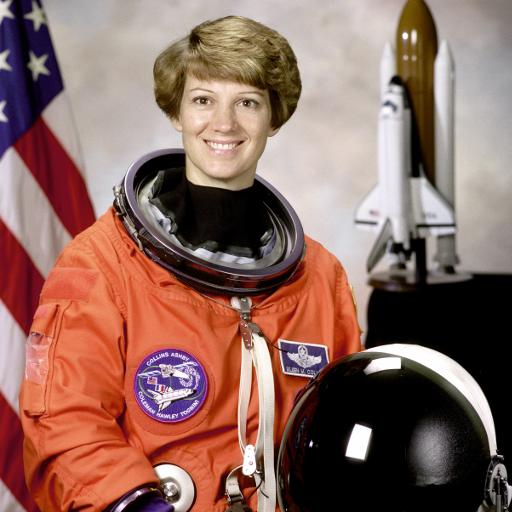
#> input picture testmind/real_images/astronaut.jpg, 512 x 512 px; its folder holds only this picture in this run
$ python visual_comparison.py
#> lines starting #> are read from the running program, lines starting #| are printed output that depends on the picture
#> in create_visual_comparison, img is the input picture: PIL image 512x512 RGB; mean R, G, B 141.6, 105.8, 96.6
"""
Visual Comparison: Original vs Reconstructed from Selected Patches
Show what the image looks like after storage compression
"""

import matplotlib
matplotlib.use('Agg')

import numpy as np
from PIL import Image
import matplotlib.pyplot as plt
from pathlib import Path

class PyramidProcessor:
    def __init__(self):
        self.patch_size = 14
        self.image_size = 224

    def extract_patches(self, image):
        patches = []
        positions = []
        h, w = image.shape[0], image.shape[1]
#> h = 224; w = 224
        for i in range(0, h, self.patch_size):
            for j in range(0, w, self.patch_size):
                patch = image[i:i+self.patch_size, j:j+self.patch_size, :]
                if patch.shape[0] == self.patch_size and patch.shape[1] == self.patch_size:
                    patches.append(patch)
                    positions.append((i, j))
#> after the loop, patches = 256 items; positions = 256 pairs, first value 0 to 210, second value 0 to 210
        return np.array(patches), positions

    def compute_complexity(self, patch):
        gray = 0.299 * patch[:,:,0] + 0.587 * patch[:,:,1] + 0.114 * patch[:,:,2]
        grad_x = np.abs(np.diff(gray, axis=1))
        grad_y = np.abs(np.diff(gray, axis=0))
        return np.mean(grad_x) + np.mean(grad_y)

    def compute_interest_map(self, image):
        patches, positions = self.extract_patches(image)
        grid_size = self.image_size // self.patch_size
        interest_map = np.zeros((grid_size, grid_size))
        for idx, patch in enumerate(patches):
            i = idx // grid_size
            j = idx % grid_size
            interest_map[i, j] = self.compute_complexity(patch)
#> this loop made 256 passes
#> (i, j) on passes 1 to 3: (0, 0), (0, 1), (0, 2)
        return interest_map, patches, positions

    def reconstruct_from_selected(self, image, top_k=20):
        """重建图像：只使用选中的 patches，其他区域置灰"""
        interest_map, all_patches, positions = self.compute_interest_map(image)

        # Top-K 选择
        flat_interest = interest_map.flatten()
#> flat_interest = 256 values, max 63.39 at index 181, min 0 at index 158, mean 19.8
        top_indices = np.argsort(flat_interest)[-top_k:][::-1]
#> top_indices = 60 values, max 255 at index 6, min 0 at index 48, mean 160.9

        # 创建重建图像（灰色背景）
        reconstructed = np.ones_like(image) * 128  # 灰色背景

        # 创建 mask
        grid_size = self.image_size // self.patch_size
        mask = np.zeros((grid_size, grid_size))

        # 只填充选中的 patches
        for idx in top_indices:
            if idx < len(all_patches):
                patch = all_patches[idx]
                i, j = positions[idx]
                reconstructed[i:i+self.patch_size, j:j+self.patch_size, :] = patch

                # 更新 mask
                grid_i = idx // grid_size
                grid_j = idx % grid_size
                mask[grid_i, grid_j] = 1
#> this loop made 60 passes
#> (idx, i, j, grid_i, grid_j) on passes 1 to 12: (181, 154, 70, 11, 5), (197, 168, 70, 12, 5), (185, 154, 126, 11, 9), (245, 210, 70, 15, 5), (116, 98, 56, 7, 4), (117, 98, 70, 7, 5), (255, 210, 210, 15, 15), (232, 196, 112, 14, 8), (239, 196, 210, 14, 15), (247, 210, 98, 15, 7), (100, 84, 56, 6, 4), (231, 196, 98, 14, 7)
#> (i, j, grid_i, grid_j) on pass 56: (42, 112, 3, 8)
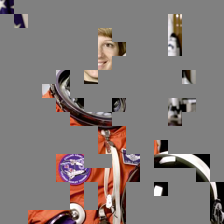
#> reconstructed: shape (224, 224, 3); mean of channels 0, 1, 2 129.3, 121, 119.4; drawn as R, G, B

        return reconstructed, mask, interest_map

    def reconstruct_center(self, image, top_k=20):
        """重建图像：只使用中心区域"""
#> called with top_k = 60
        _, all_patches, positions = self.compute_interest_map(image)
#> the loop in compute_interest_map (call 2), `for idx, patch in enumerate(patches):` made 256 passes
        grid_size = self.image_size // self.patch_size

        center_size = int(np.sqrt(top_k))
        start = (grid_size - center_size) // 2

        reconstructed = np.ones_like(image) * 128
        mask = np.zeros((grid_size, grid_size))

        for i in range(start, start+center_size):
            for j in range(start, start+center_size):
                if i < grid_size and j < grid_size:
                    idx = i * grid_size + j
                    if idx < len(all_patches):
                        patch = all_patches[idx]
                        pos_i, pos_j = positions[idx]
                        reconstructed[pos_i:pos_i+self.patch_size, pos_j:pos_j+self.patch_size, :] = patch
                        mask[i, j] = 1
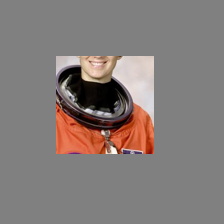
#> reconstructed: shape (224, 224, 3); mean of channels 0, 1, 2 132.3, 123.8, 121.1; drawn as R, G, B

        return reconstructed, mask

def create_visual_comparison(image_path, top_k=60):
    processor = PyramidProcessor()
    img = Image.open(image_path).convert('RGB')
    img = img.resize((224, 224))
    img_array = np.array(img)

    # 生成重建图像
    recon_smart, mask_smart, interest_map = processor.reconstruct_from_selected(img_array, top_k)
    recon_center, mask_center = processor.reconstruct_center(img_array, top_k)

    total_patches = 16 * 16
    saved = (1 - top_k / total_patches) * 100

    # 创建可视化
    fig = plt.figure(figsize=(24, 8))

    # 第一行：原图
    ax1 = plt.subplot(2, 5, 1)
    ax1.imshow(img)
    ax1.set_title("Original Image\n(Baseline: 256 patches)", fontsize=13, fontweight='bold', pad=10)
    ax1.axis('off')

    # 添加边框
    for spine in ax1.spines.values():
        spine.set_edgecolor('green')
        spine.set_linewidth(3)

    # 第一行：兴趣度图
    ax2 = plt.subplot(2, 5, 2)
    im1 = ax2.imshow(interest_map, cmap='hot', interpolation='bilinear')
    ax2.set_title("Interest Map\n(Complexity Analysis)", fontsize=13, fontweight='bold', pad=10)
    ax2.axis('off')
    plt.colorbar(im1, ax=ax2, fraction=0.046)

    # 第一行：方法 A 的 mask
    ax3 = plt.subplot(2, 5, 3)
    im2 = ax3.imshow(mask_center, cmap='RdYlGn', interpolation='nearest')
    ax3.set_title(f"Method A: Fixed Center\n(Select {top_k} patches)", fontsize=13, fontweight='bold', pad=10, color='red')
    ax3.axis('off')

    # 第一行：方法 A 重建图
    ax4 = plt.subplot(2, 5, 4)
    ax4.imshow(recon_center.astype(np.uint8))
    ax4.set_title("Stored Image (Method A)\nGray = Not Stored", fontsize=13, fontweight='bold', pad=10, color='red')
    ax4.axis('off')

    for spine in ax4.spines.values():
        spine.set_edgecolor('red')
        spine.set_linewidth(3)

    # 第一行：统计
    ax5 = plt.subplot(2, 5, 5)
    ax5.axis('off')
    stats_a = f"""
Method A: Fixed Center

Storage:
  Patches stored: {top_k}/256
  Reduction: {saved:.1f}%

Issue:
  May miss important
  edge information
  (shown in gray)

Result:
  Fixed strategy
  Not adaptive
    """
    ax5.text(0.1, 0.5, stats_a, fontsize=12, family='monospace', va='center',
             bbox=dict(boxstyle='round,pad=1', fc='#ffcccc', ec='red', lw=2, alpha=0.8))

    # 第二行：原图（重复）
    ax6 = plt.subplot(2, 5, 6)
    ax6.imshow(img)
    ax6.set_title("Original Image\n(Baseline: 256 patches)", fontsize=13, fontweight='bold', pad=10)
    ax6.axis('off')

    for spine in ax6.spines.values():
        spine.set_edgecolor('green')
        spine.set_linewidth(3)

    # 第二行：兴趣度图（重复）
    ax7 = plt.subplot(2, 5, 7)
    im3 = ax7.imshow(interest_map, cmap='hot', interpolation='bilinear')
    ax7.set_title("Interest Map\n(Complexity Analysis)", fontsize=13, fontweight='bold', pad=10)
    ax7.axis('off')
    plt.colorbar(im3, ax=ax7, fraction=0.046)

    # 第二行：方法 B 的 mask
    ax8 = plt.subplot(2, 5, 8)
    im4 = ax8.imshow(mask_smart, cmap='RdYlGn', interpolation='nearest')
    ax8.set_title(f"Method B: Smart Selection\n(Select {top_k} patches)", fontsize=13, fontweight='bold', pad=10, color='green')
    ax8.axis('off')

    # 第二行：方法 B 重建图
    ax9 = plt.subplot(2, 5, 9)
    ax9.imshow(recon_smart.astype(np.uint8))
    ax9.set_title("Stored Image (Method B)\nGray = Not Stored", fontsize=13, fontweight='bold', pad=10, color='green')
    ax9.axis('off')

    for spine in ax9.spines.values():
        spine.set_edgecolor('green')
        spine.set_linewidth(3)

    # 第二行：统计
    ax10 = plt.subplot(2, 5, 10)
    ax10.axis('off')
    stats_b = f"""
Method B: Smart Selection
(My Design)

Storage:
  Patches stored: {top_k}/256
  Reduction: {saved:.1f}%

Advantage:
  Captures important
  regions adaptively
  (key features saved)

Result:
  Content-aware
  Better quality
    """
    ax10.text(0.1, 0.5, stats_b, fontsize=12, family='monospace', va='center',
             bbox=dict(boxstyle='round,pad=1', fc='#ccffcc', ec='green', lw=2, alpha=0.8))

    # 总标题
    fig.suptitle(f'Visual Quality Comparison: What Gets Stored?\n'
                 f'Both methods save {saved:.0f}% storage, but smart selection preserves key features better',
                 fontsize=17, fontweight='bold', y=0.98)

    plt.tight_layout(rect=[0, 0, 1, 0.96])

    output_dir = Path("comparison_results")
    output_dir.mkdir(exist_ok=True)
    output_path = output_dir / f"{Path(image_path).stem}_visual_comparison.png"
    plt.savefig(output_path, dpi=300, bbox_inches='tight', facecolor='white')
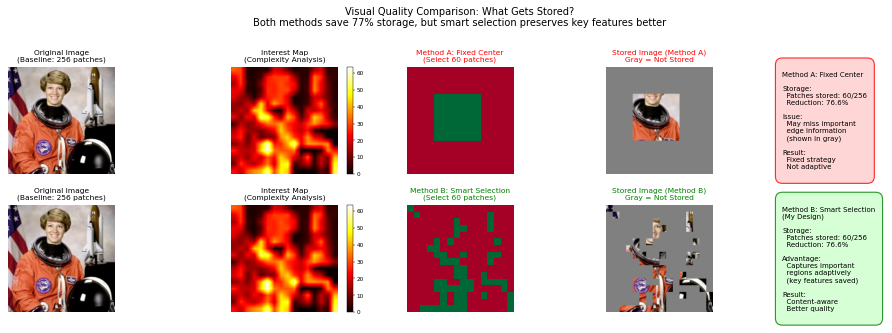
#> figure drawn by matplotlib, 10 panels
    print(f"Saved: {output_path}")
    plt.close()

    return output_path

def main():
    print("="*80)
    print("  Visual Comparison: Original vs Stored Images")
    print("="*80)

    img_dir = Path("real_images")
    if not img_dir.exists():
        print("ERROR: real_images folder not found")
        return

    images = list(img_dir.glob("*.jpg")) + list(img_dir.glob("*.png"))
    if not images:
        print("ERROR: No images in real_images folder")
        return

    print(f"\nFound {len(images)} images\n")

    for img_path in images:
        print(f"Processing: {img_path.name}")
        output_path = create_visual_comparison(img_path, top_k=60)
        print(f"  -> {output_path}\n")

    print("="*80)
    print("  Complete!")
    print("="*80)
    print(f"\nResults saved in: comparison_results/")
    print("\nPresentation points:")
    print("  1. Green-framed: Original image (what we want to preserve)")
    print("  2. Red-framed: Method A stores fixed center (may miss edges)")
    print("  3. Green-framed: Method B stores smart selection (captures key features)")
    print("  4. Gray areas: Not stored (saves 92% storage)")
    print()

if __name__ == "__main__":
    main()

$ run again, on testmind/real_images/dog.jpg
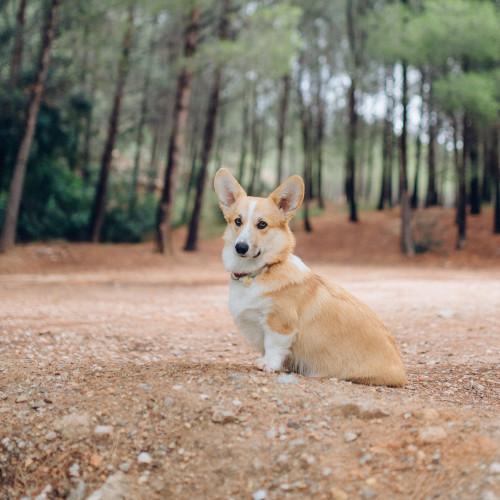
#> input picture testmind/real_images/dog.jpg, 500 x 500 px
#> in create_visual_comparison, img is the input picture: PIL image 500x500 RGB; mean R, G, B 146.6, 133.7, 117.8
#> img: PIL image 224x224 RGB
#> after the loop in extract_patches, `for i in range(0, h, self.patch_size):`: patches = 256 items; positions = 256 pairs, first value 0 to 210, second value 0 to 210
#> the loop in compute_interest_map, `for idx, patch in enumerate(patches):` made 256 passes
#> (i, j) on passes 1 to 3: (0, 0), (0, 1), (0, 2)
#> flat_interest = 256 values, max 39.55 at index 60, min 4.18 at index 158, mean 16.64
#> top_indices = 60 values, max 248 at index 55, min 0 at index 51, mean 146.4
#> the loop in reconstruct_from_selected, `for idx in top_indices:` made 60 passes
#> (idx, i, j, grid_i, grid_j) on passes 1 to 8: (60, 42, 168, 3, 12), (93, 70, 182, 5, 13), (224, 196, 0, 14, 0), (77, 56, 182, 4, 13), (78, 56, 196, 4, 14), (119, 98, 98, 7, 7), (44, 28, 168, 2, 12), (242, 210, 28, 15, 2)
#> after the loop in reconstruct_from_selected, `for idx in top_indices:`:
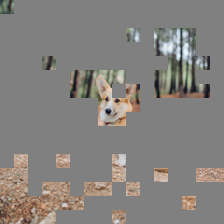
#> reconstructed: shape (224, 224, 3); mean of channels 0, 1, 2 132.7, 129.5, 126.1; drawn as R, G, B
#> the loop in compute_interest_map (call 2), `for idx, patch in enumerate(patches):` made 256 passes
#> after the loop in reconstruct_center, `for i in range(start, start+center_size):`:
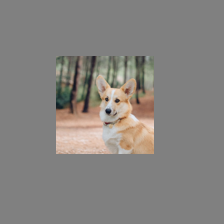
#> reconstructed: shape (224, 224, 3); mean of channels 0, 1, 2 134.1, 131.1, 127.8; drawn as R, G, B
